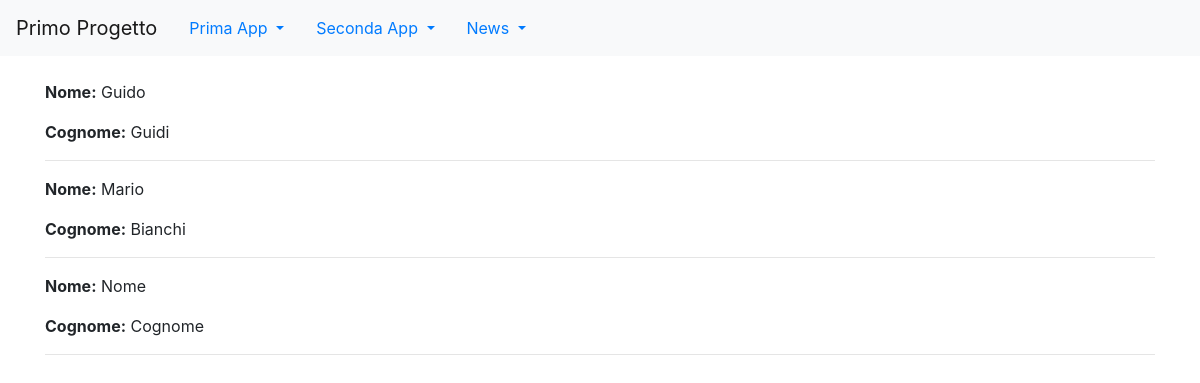
/news/lista_giornalisti/, run on an earlier commit of the app's database.
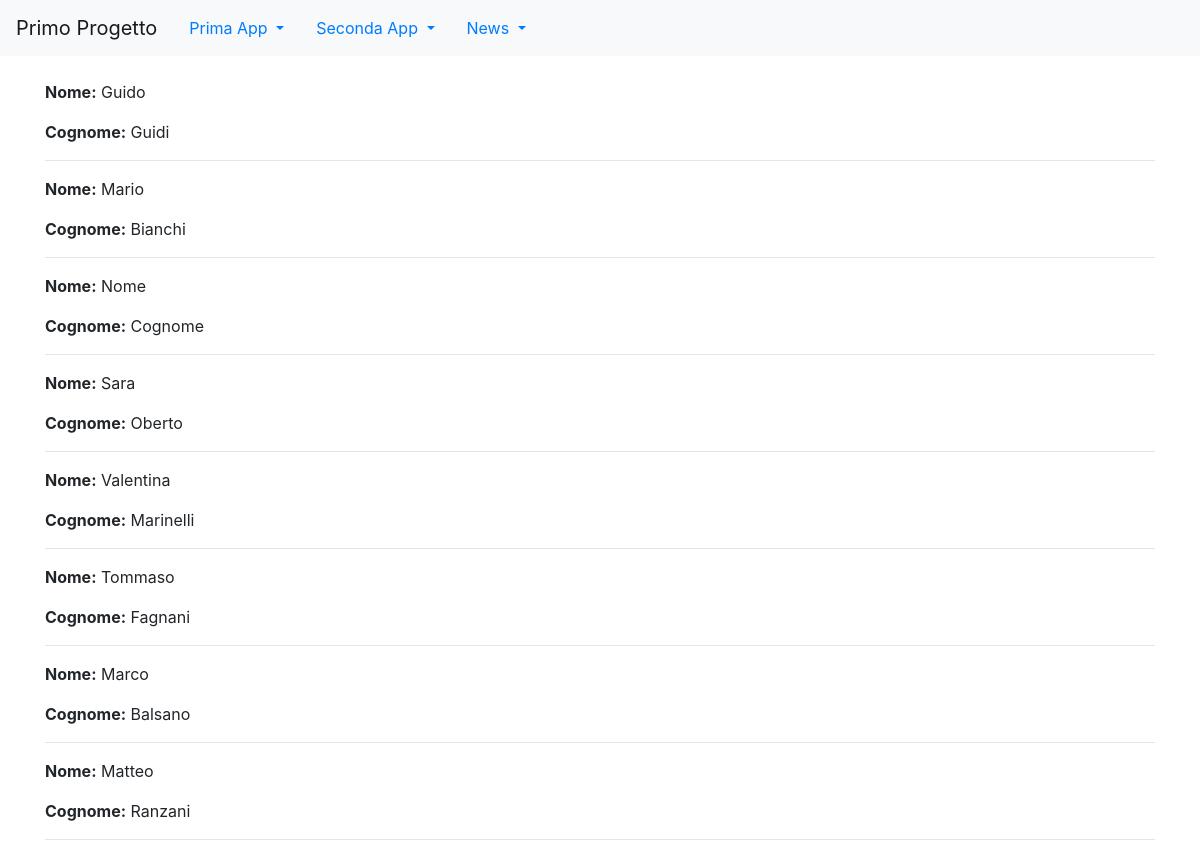
And on a later commit of the database.
### news/models.py (models this page shows, shortened)
class Giornalista(models.Model):
    nome = models.CharField(max_length=20)
    cognome = models.CharField(max_length=20)
    anno_di_nascita = models.DateField(blank=True)
    class Meta:
        verbose_name = "Giornalista"
        verbose_name_plural = "Giornalisti"

### news/views.py (the view)
# urls.py: path("lista_giornalisti/", listaGiornalisti, name = "lista_giornalisti"),
def listaGiornalisti(request,pk=None):
    if(pk==None):
        giornalisti = Giornalista.objects.all()
    else:
        giornalisti = Giornalista.objects.filter(giornalista_id=pk)
    context = {
        'giornalisti' : giornalisti,
        'pk' : pk,
    }
    return render(request,'lista_giornalisti.html',context)

### news/templates/lista_giornalisti.html (shortened to what this page needs)
{% extends 'base.html'%}
{%block content%}
    {% for giornalista in giornalisti %}
        <p><strong>Nome:</strong>
            {{giornalista.nome}}
        </p>
        <p><strong>Cognome:</strong>
            {{giornalista.cognome}}
        </p>
        <hr>
    {% endfor %}
{%endblock content%}

What changed in the data, as far as the page shows it:
added Giornalista: nome "Sara", cognome "Oberto"
added Giornalista: nome "Valentina", cognome "Marinelli"
added Giornalista: nome "Tommaso", cognome "Fagnani"
added Giornalista: nome "Marco", cognome "Balsano"
added Giornalista: nome "Matteo", cognome "Ranzani"
